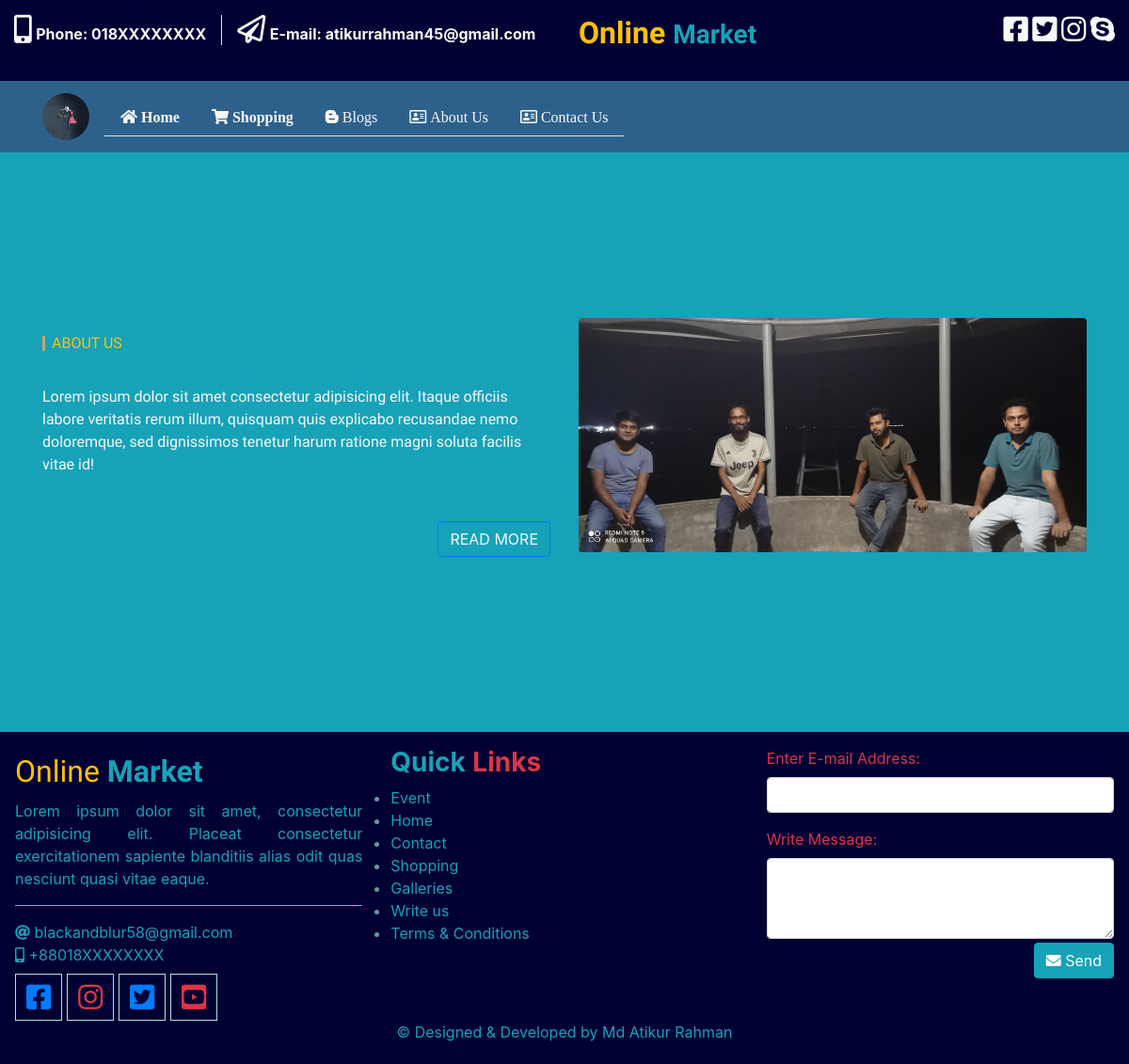
The app's page /blog/about/ with its own data.
### blog/models/about.py (models this page shows, shortened)
class About(models.Model):
    desc = models.TextField()
    image = models.ImageField(upload_to="About_image")

### blog/views.py (the view)
# urls.py: path('about/', views.about, name="about"),
def about(request):
    about = About.objects.all()[0]
    context = {
        'about': about,
    }
    return render(request, 'aboutus.html', context)

### templates/aboutus.html (shortened to what this page needs)
{% extends 'layouts.html' %}
{% load static %}
 {% block content %}
        <div class="about-section bg-info pb-3" id="about">
            <div class="container">
                <div class="row ">
                    <div class="col-md-6 d-flex justify-content-center align-items-center">
                        <div class="about-title text-light"><br>
                            <div class="about-subtitle text-warning" style="font-family: 'Titillium Web', sans-serif;">
                                About Us
                            </div>
                            <div class="about-description" style="font-family: 'Titillium Web', sans-serif;">
                                {{about.desc}}
                            </div>
                            <button type="button" class="btn btn-outline-primary text-light float-right mt-5 text-uppercase"> read more</button>
                        </div>
                    </div>
                    <div class="col-md-6 about-right-side d-flex justify-content-center align-items-center  ">
                        <div class="about-box float-right">
                            <div class="about-inner-box d-flex justify-content-center align-items-center">
                                <a href="" class="videopopup">
                                    <img src="{{about.image.url}} " class="img-fluid rounded" height="300px" alt="image"><br>
                                </a>
                            </div>
                        </div>
                    </div>
                </div>
            </div>
        </div>
 {% endblock %}

### static/style.css (style rules this page uses)
* { margin: 0; padding: 0; text-decoration: none; }
body { background-color: #3776ab; }
.about-section { min-height: 600px; }
.about-subtitle { margin-bottom: 7px; padding-left: 7px; font-size: 16px; line-height: 1; text-transform: uppercase; color: #aaaaaa; border-left: 3px solid #bfa67a; font-size: 700; font-family: tahoma; }
.about-right-side { min-height: 600px; }
html { overflow-x: hidden; }

### records on screen
About: desc "Lorem ipsum dolor sit amet consectetur adipisicing elit. Itaque officiis labore veritatis rerum illum, quisquam quis explicabo recusandae nemo doloremque, sed dignissimos tenetur harum ratione magni soluta facilis vitae id!", image (picture)
